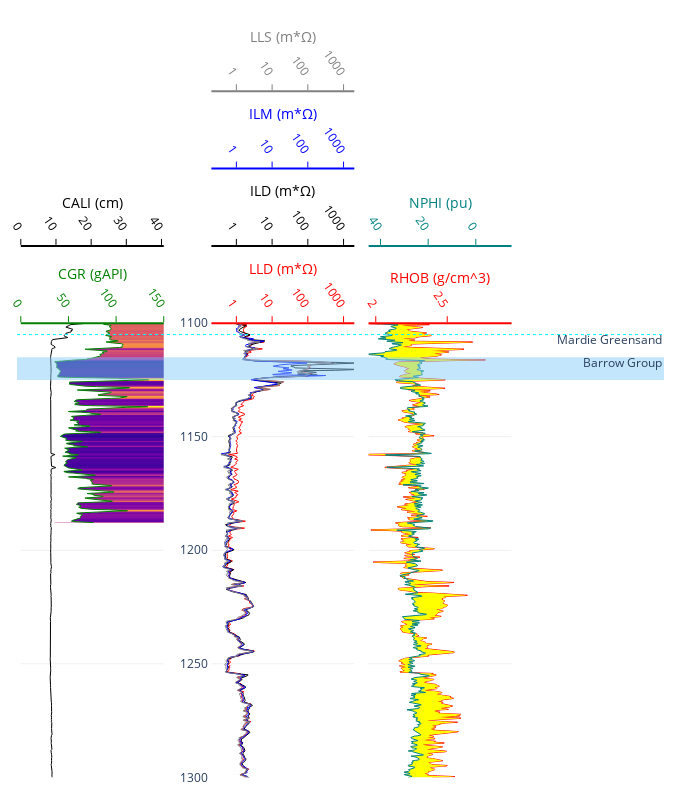

Source (notebook cell):
### Markdown cell above
<div style="display:flex; align-content: center; margin-bottom: 1em">
    <div>
        <div style="display:flex; align-content: center; margin-bottom: 1em">
            <img src="./geopozo-logo.svg">
            <h1 style="margin:0; margin-left:0.5em;">Análisis Básico de Pozos!</h1>
        </div>
        Una prevista pequeña de nuestro curso</br>
        y nuestro software.
        <h2>Saladin, Australia --></h2>
    </div>
    <img src="./ausgeobasin.jpg" style="width: 15em; height: auto">
</div>

## Visualizar Las Propriedades Geofísicas ↓

* conductividad
* radioactividad
* densidad

### Code cell
import itertools
import lasio
import pozo
import plotly.graph_objects as go

# abrir archivo LAS
las = lasio.read("https://raw.githubusercontent.com/geopozo/pozo-demo/main/SALADIN.LAS")

# hacer grupos de sensores
vias = (["CGR", "CALI"], ["LLD", "ILD", "ILM", "LLS"], ["RHOB", "NPHI"])

# inicializar 
grafico = pozo.Graph(las,  yaxis_name="DEPT:1", include=list(itertools.chain(*tracks)))

# poner tema
grafico.set_theme("cangrejo")
grafico.get_theme().set_fallback("track_width", 150)
for grupo in vias:
    grafico.combine_tracks(*grupo)
grafico.get_trace("RHOB").set_theme({"cross_axis_fill": "some name"})
grafico.get_trace("NPHI").set_theme({"cross_axis_fill": ("some name", {}), "fillcolor": "yellow"})
grafico.get_trace("CGR").set_theme({"fill": 'heatmap'})

# agregar notas
grafico.note_dict['Mardie Greensand'] = pozo.Note(1105, line=dict(color="#00FFFF"), text='Mardie Greensand')
grafico.note_dict['Barrow Group'] = pozo.Note((1115, 1125), line=dict(color="green"), text='Barrow Group')

# renderizar
go.Figure(graph.render(height=800, depth_position=1, depth=[1100, 1300],))

### Figure 1 — Plotly figure (JSON) as saved in the notebook; plotly's stock layout.template omitted (floating-point values rounded to 4 significant figures; data arrays with more than 128 entries replaced by an {"elided": "..."} marker saying what was removed)
{"data": [{"fill": "tozerox", "fillcolor": "white", "hovertemplate": "Depth: %{y}, Value: %{x}", "line": {"color": "#008000", "width": 1}, "mode": "lines", "name": "CGR", "showlegend": false, "type": "scatter", "uid": "cc18d5cb-153b-40f1-9411-cce25fc7862f", "x": {"elided": "679 float values"}, "xaxis": "x", "y": {"elided": "679 float values"}, "yaxis": "y"}, {"hoverinfo": "skip", "showlegend": false, "showscale": false, "type": "heatmap", "uid": "6693417f-1e79-446a-a446-813929627241", "x": [268.3, 35.49], "xaxis": "x", "y": {"elided": "679 float values"}, "yaxis": "y", "z": {"elided": "679x1 float values"}}, {"fillcolor": "blue", "hovertemplate": "Depth: %{y}, Value: %{x}", "line": {"color": "#000000", "width": 1}, "mode": "lines", "name": "CALI", "showlegend": false, "type": "scatter", "uid": "251a34dc-e023-41e4-a5f0-fe7be3daac0a", "x": {"elided": "9860 float values"}, "xaxis": "x2", "y": {"elided": "9860 float values"}, "yaxis": "y"}, {"fillcolor": "blue", "hovertemplate": "Depth: %{y}, Value: %{x}", "line": {"color": "#ff0000", "width": 1}, "mode": "lines", "name": "LLD", "showlegend": false, "type": "scatter", "uid": "72f92a09-718e-456f-b4b2-bcafb685231d", "x": {"elided": "4829 float values"}, "xaxis": "x3", "y": {"elided": "4829 float values"}, "yaxis": "y"}, {"fillcolor": "blue", "hovertemplate": "Depth: %{y}, Value: %{x}", "line": {"color": "#000000", "width": 1}, "mode": "lines", "name": "ILD", "showlegend": false, "type": "scatter", "uid": "7498c093-e685-4661-9031-134263ea85c3", "x": {"elided": "10025 float values"}, "xaxis": "x4", "y": {"elided": "10025 float values"}, "yaxis": "y"}, {"fillcolor": "blue", "hovertemplate": "Depth: %{y}, Value: %{x}", "line": {"color": "#0000ff", "width": 1}, "mode": "lines", "name": "ILM", "showlegend": false, "type": "scatter", "uid": "8f60edd4-371d-4fa7-b211-97eb1a42ccf6", "x": {"elided": "10026 float values"}, "xaxis": "x5", "y": {"elided": "10026 float values"}, "yaxis": "y"}, {"fillcolor": "blue", "hovertemplate": "Depth: %{y}, Value: %{x}", "line": {"color": "#808080", "width": 1}, "mode": "lines", "name": "LLS", "showlegend": false, "type": "scatter", "uid": "6645693e-61a7-498f-9d5e-866d5cad9a94", "x": {"elided": "4831 float values"}, "xaxis": "x6", "y": {"elided": "4831 float values"}, "yaxis": "y"}, {"fillcolor": "blue", "hovertemplate": "Depth: %{y}, Value: %{x}", "line": {"color": "#ff0000", "width": 1}, "mode": "lines", "name": "RHOB", "showlegend": false, "type": "scatter", "uid": "fee9e334-b0ec-474d-b428-295d9574f937", "x": {"elided": "4763 float values"}, "xaxis": "x7", "y": {"elided": "4763 float values"}, "yaxis": "y"}, {"fillcolor": "yellow", "hovertemplate": "Depth: %{y}, Value: %{x}", "line": {"color": "#008080", "width": 1}, "mode": "lines", "name": "NPHI", "showlegend": false, "type": "scatter", "uid": "ea690404-9a34-4917-b2ee-3c603a2e0187", "x": {"elided": "4738 float values"}, "xaxis": "x8", "y": {"elided": "4738 float values"}, "yaxis": "y"}, {"fill": "tonextx", "fillcolor": "yellow", "line": {"color": "black", "width": 0}, "mode": "lines", "name": "RHOB-shadow", "showlegend": false, "type": "scatter", "uid": "6f0776d2-9c8e-42fb-a934-94906bdc1001", "x": {"elided": "4763 float values"}, "xaxis": "x8", "y": {"elided": "4738 float values"}, "yaxis": "y"}], "layout": {"annotations": [{"ayref": "y", "showarrow": false, "text": "Mardie Greensand", "x": 1, "xref": "paper", "y": 1105, "yref": "y", "yshift": -5}, {"ayref": "y", "showarrow": false, "text": "Barrow Group", "x": 1, "xref": "paper", "y": 1115, "yref": "y", "yshift": -5}], "height": 800, "legend": {"xanchor": "left", "y": 1, "yanchor": "top"}, "margin": {"b": 5, "l": 15, "r": 15, "t": 5}, "paper_bgcolor": "#FFFFFF", "plot_bgcolor": "#FFFFFF", "shapes": [{"line": {"color": "#00FFFF", "dash": "dot", "width": 1}, "type": "line", "x0": 0, "x1": 1, "xref": "paper", "y0": 1105, "y1": 1105, "yref": "y"}, {"fillcolor": "lightskyblue", "layer": "above", "line": {"color": "green", "dash": "dot", "width": 0}, "opacity": 0.5, "type": "rect", "x0": 0, "x1": 1, "xref": "paper", "y0": 1115, "y1": 1125, "yref": "y"}], "showlegend": true, "width": 679, "xaxis": {"domain": [0.005891, 0.2268], "gridcolor": "#f0f0f0", "linecolor": "#008000", "linewidth": 2, "nticks": 0, "position": 0.6, "range": [0, 150], "showgrid": false, "showline": true, "side": "top", "tickangle": 55, "tickcolor": "#008000", "tickfont": {"color": "#008000"}, "ticklen": 6, "tickmode": "auto", "ticks": "outside", "tickwidth": 1, "title": {"font": {"color": "#008000"}, "standoff": 0, "text": "CGR (gAPI)"}, "type": "linear", "zeroline": false}, "xaxis2": {"anchor": "free", "domain": [0.005891, 0.2268], "gridcolor": "#f0f0f0", "linecolor": "#000000", "linewidth": 2, "nticks": 0, "overlaying": "x", "position": 0.7, "range": [0, 40.64], "showgrid": false, "showline": true, "side": "top", "tickangle": 55, "tickcolor": "#000000", "tickfont": {"color": "#000000"}, "ticklen": 6, "tickmode": "auto", "ticks": "outside", "tickwidth": 1, "title": {"font": {"color": "#000000"}, "standoff": 0, "text": "CALI (cm)"}, "type": "linear", "zeroline": false}, "xaxis3": {"domain": [0.3004, 0.5214], "gridcolor": "#f0f0f0", "linecolor": "#ff0000", "linewidth": 2, "nticks": 0, "position": 0.6, "range": [-0.699, 3.301], "showgrid": false, "showline": true, "side": "top", "tickangle": 55, "tickcolor": "#ff0000", "tickfont": {"color": "#ff0000"}, "ticklen": 6, "tickmode": "auto", "ticks": "outside", "tickwidth": 1, "title": {"font": {"color": "#ff0000"}, "standoff": 0, "text": "LLD (m*Ω)"}, "type": "log", "zeroline": false}, "xaxis4": {"anchor": "free", "domain": [0.3004, 0.5214], "gridcolor": "#f0f0f0", "linecolor": "#000000", "linewidth": 2, "nticks": 0, "overlaying": "x3", "position": 0.7, "range": [-0.699, 3.301], "showgrid": false, "showline": true, "side": "top", "tickangle": 55, "tickcolor": "#000000", "tickfont": {"color": "#000000"}, "ticklen": 6, "tickmode": "auto", "ticks": "outside", "tickwidth": 1, "title": {"font": {"color": "#000000"}, "standoff": 0, "text": "ILD (m*Ω)"}, "type": "log", "zeroline": false}, "xaxis5": {"anchor": "free", "domain": [0.3004, 0.5214], "gridcolor": "#f0f0f0", "linecolor": "#0000ff", "linewidth": 2, "nticks": 0, "overlaying": "x3", "position": 0.8, "range": [-0.699, 3.301], "showgrid": false, "showline": true, "side": "top", "tickangle": 55, "tickcolor": "#0000ff", "tickfont": {"color": "#0000ff"}, "ticklen": 6, "tickmode": "auto", "ticks": "outside", "tickwidth": 1, "title": {"font": {"color": "#0000ff"}, "standoff": 0, "text": "ILM (m*Ω)"}, "type": "log", "zeroline": false}, "xaxis6": {"anchor": "free", "domain": [0.3004, 0.5214], "gridcolor": "#f0f0f0", "linecolor": "#808080", "linewidth": 2, "nticks": 0, "overlaying": "x3", "position": 0.9, "range": [-0.699, 3.301], "showgrid": false, "showline": true, "side": "top", "tickangle": 55, "tickcolor": "#808080", "tickfont": {"color": "#808080"}, "ticklen": 6, "tickmode": "auto", "ticks": "outside", "tickwidth": 1, "title": {"font": {"color": "#808080"}, "standoff": 0, "text": "LLS (m*Ω)"}, "type": "log", "zeroline": false}, "xaxis7": {"domain": [0.5434, 0.7644], "gridcolor": "#f0f0f0", "linecolor": "#ff0000", "linewidth": 2, "nticks": 0, "position": 0.6, "range": [1.95, 2.95], "showgrid": false, "showline": true, "side": "top", "tickangle": 55, "tickcolor": "#ff0000", "tickfont": {"color": "#ff0000"}, "ticklen": 6, "tickmode": "auto", "ticks": "outside", "tickwidth": 1, "title": {"font": {"color": "#ff0000"}, "standoff": 0, "text": "RHOB (g/cm^3)"}, "type": "linear", "zeroline": false}, "xaxis8": {"anchor": "free", "domain": [0.5434, 0.7644], "gridcolor": "#f0f0f0", "linecolor": "#008080", "linewidth": 2, "nticks": 0, "overlaying": "x7", "position": 0.7, "range": [45, -15], "showgrid": false, "showline": true, "side": "top", "tickangle": 55, "tickcolor": "#008080", "tickfont": {"color": "#008080"}, "ticklen": 6, "tickmode": "auto", "ticks": "outside", "tickwidth": 1, "title": {"font": {"color": "#008080"}, "standoff": 0, "text": "NPHI (pu)"}, "type": "linear", "zeroline": false}, "yaxis": {"domain": [0.0125, 0.6], "gridcolor": "#f0f0f0", "maxallowed": 1832.0, "minallowed": 0.1524, "position": 0.2946, "range": [1300, 1100], "showgrid": true, "showline": false, "visible": true, "zeroline": false}}}
